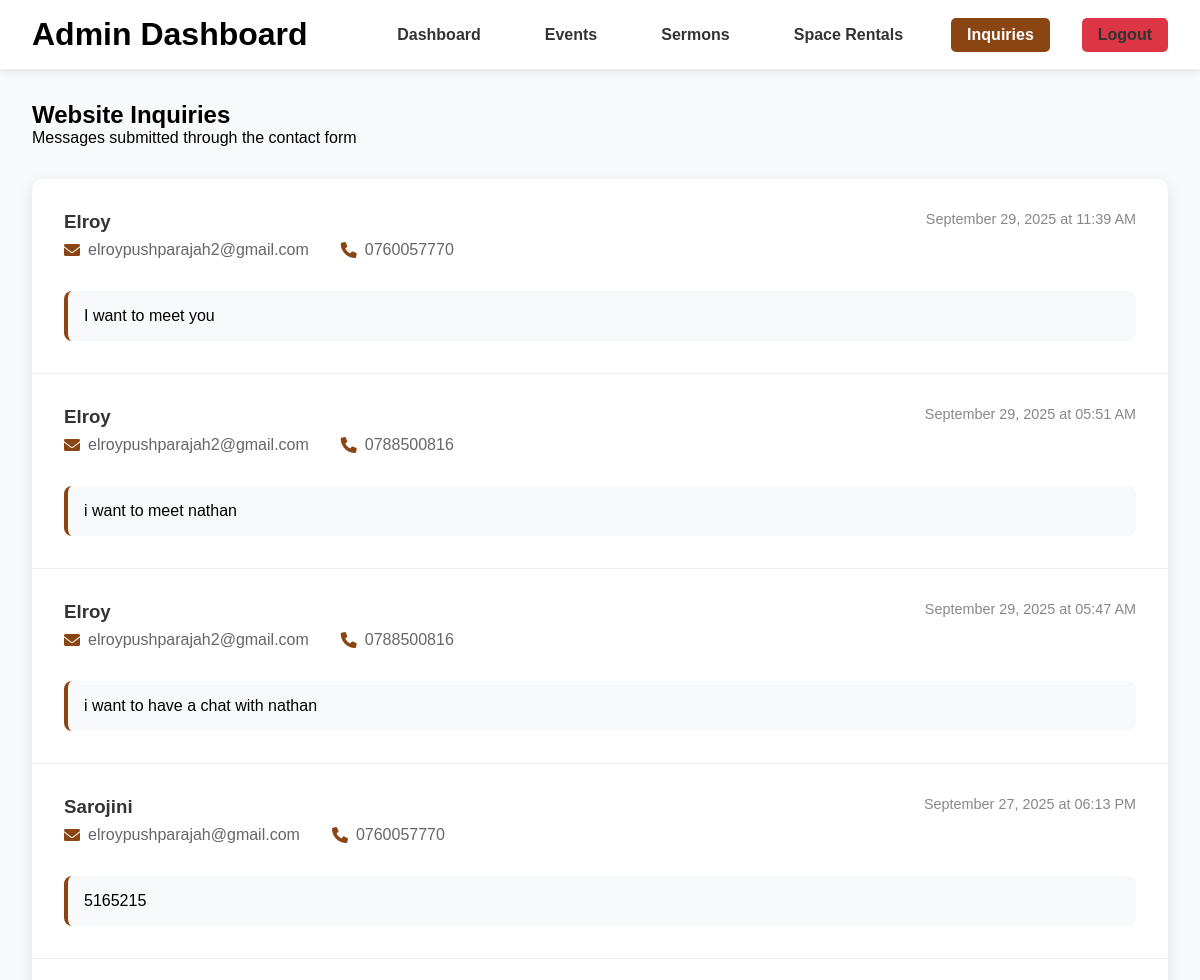
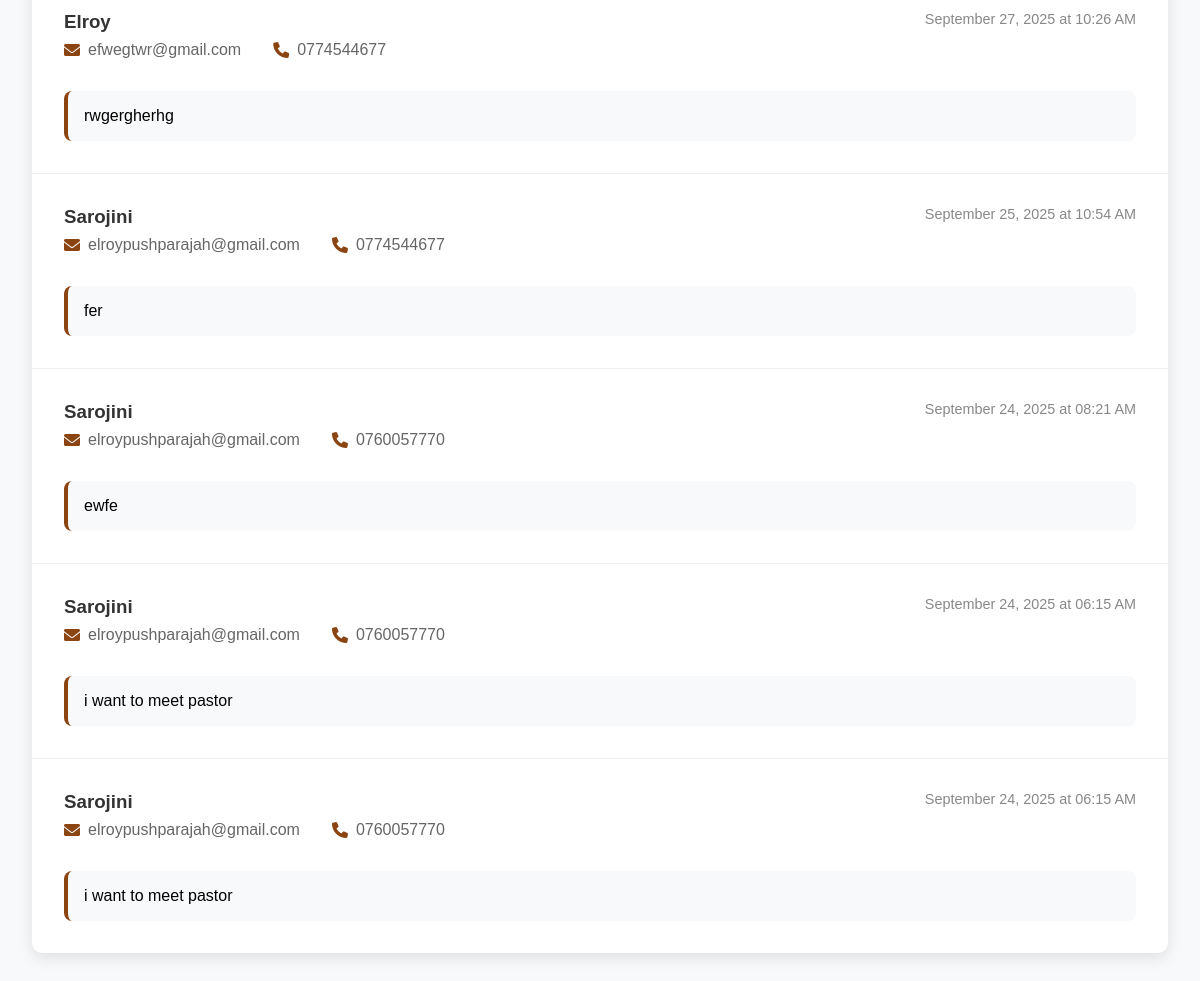
Page /admin_inquiries (signed in) on the committed database (2 pictures, top to bottom).
### app.py (models this page shows, shortened)
class Inquiry(db.Model):
    id = db.Column(db.Integer, primary_key=True)
    name = db.Column(db.String(100), nullable=False)
    phone = db.Column(db.String(20), nullable=False)
    email = db.Column(db.String(100), nullable=False)
    note = db.Column(db.Text, nullable=False)
    created_at = db.Column(db.DateTime, default=datetime.utcnow)

### app.py (the view)
@app.route('/admin_inquiries')
def admin_inquiries():
    if 'admin_id' not in session:
        return redirect(url_for('admin_login'))
    inquiries = Inquiry.query.order_by(Inquiry.created_at.desc()).all()
    return render_template('admin_inquiries.html', inquiries=inquiries)

### templates/admin_inquiries.html (shortened to what this page needs)
<!DOCTYPE html>
<html lang="en">
<head>
    <link href="https://cdnjs.cloudflare.com/ajax/libs/font-awesome/6.0.0/css/all.min.css" rel="stylesheet">
</head>
<body>
    <header class="admin-header">
        <h1>Admin Dashboard</h1>
        <nav class="admin-nav">
            <a href="{{ url_for('admin_dashboard') }}">Dashboard</a>
            <a href="{{ url_for('admin_events') }}">Events</a>
            <a href="{{ url_for('admin_sermons') }}">Sermons</a>
            <a href="{{ url_for('admin_space_rentals') }}">Space Rentals</a>
            <a href="{{ url_for('admin_inquiries') }}" class="active">Inquiries</a>
            <a href="{{ url_for('admin_logout') }}" class="logout-btn">Logout</a>
        </nav>
    </header>
    <main class="admin-content">
        <div class="page-header">
            <h2>Website Inquiries</h2>
            <p>Messages submitted through the contact form</p>
        </div>
        <div class="inquiries-list">
            {% if inquiries %}
                {% for inquiry in inquiries %}
                    <div class="inquiry-item">
                        <div class="inquiry-header">
                            <div class="inquiry-info">
                                <h3>{{ inquiry.name }}</h3>
                                <div class="contact-info">
                                    <span><i class="fas fa-envelope"></i> {{ inquiry.email }}</span>
                                    <span><i class="fas fa-phone"></i> {{ inquiry.phone }}</span>
                                </div>
                            </div>
                            <div class="inquiry-date">
                                {{ inquiry.created_at.strftime('%B %d, %Y at %I:%M %p') }}
                            </div>
                        </div>
                        <div class="inquiry-message">
                            <p>{{ inquiry.note }}</p>
                        </div>
                    </div>
                {% endfor %}
            {% else %}
                <div class="no-inquiries">
                    <i class="fas fa-inbox" style="font-size: 3rem; color: #ccc; margin-bottom: 1rem;"></i>
                    <h3>No inquiries yet</h3>
                    <p>When people submit the contact form, their messages will appear here.</p>
                </div>
            {% endif %}
        </div>
    </main>
</body>
</html>

### templates/admin_inquiries.html (style rules this page uses)
* { margin: 0; padding: 0; box-sizing: border-box; }
body { font-family: Arial, sans-serif; background: #f8f9fa; }
.admin-header { background: white; padding: 1rem 2rem; box-shadow: 0 2px 10px rgba(0,0,0,0.1); display: flex; justify-content: space-between; align-items: center; }
.admin-nav { display: flex; gap: 2rem; }
.admin-nav a { text-decoration: none; color: #333; font-weight: bold; padding: 0.5rem 1rem; border-radius: 5px; transition: background 0.3s ease; }
.admin-nav a:hover, .admin-nav a.active { background: #8B4513; color: white; }
.logout-btn { background: #dc3545; color: white; padding: 0.5rem 1rem; border: none; border-radius: 5px; text-decoration: none; }
.admin-content { padding: 2rem; max-width: 1200px; margin: 0 auto; }
.page-header { margin-bottom: 2rem; }
.inquiries-list { background: white; border-radius: 10px; box-shadow: 0 5px 15px rgba(0,0,0,0.1); overflow: hidden; }
.inquiry-item { padding: 2rem; border-bottom: 1px solid #eee; }
.inquiry-item:last-child { border-bottom: none; }
.inquiry-header { display: flex; justify-content: space-between; align-items: flex-start; margin-bottom: 1rem; }
.inquiry-info h3 { color: #333; margin-bottom: 0.5rem; }
.inquiry-date { font-size: 0.9rem; color: #888; }
.inquiry-message { background: #f8f9fa; padding: 1rem; border-radius: 8px; border-left: 4px solid #8B4513; }
.contact-info { display: flex; gap: 2rem; margin-bottom: 1rem; flex-wrap: wrap; }
.contact-info span { display: flex; align-items: center; gap: 0.5rem; color: #666; }
.contact-info i { color: #8B4513; }

### rows in the picture
Inquiry: name "Elroy", email "elroypushparajah2@gmail.com", phone "0760057770", created_at "September 29, 2025 at 11:39 AM", note "I want to meet you"
Inquiry: name "Elroy", email "elroypushparajah2@gmail.com", phone "0788500816", created_at "September 29, 2025 at 05:51 AM", note "i want to meet nathan"
Inquiry: name "Elroy", email "elroypushparajah2@gmail.com", phone "0788500816", created_at "September 29, 2025 at 05:47 AM", note "i want to have a chat with nathan"
Inquiry: name "Sarojini", email "elroypushparajah@gmail.com", phone "0760057770", created_at "September 27, 2025 at 06:13 PM", note "5165215"
Inquiry: name "Elroy", email "efwegtwr@gmail.com", phone "0774544677", created_at "September 27, 2025 at 10:26 AM", note "rwgergherhg"
Inquiry: name "Sarojini", email "elroypushparajah@gmail.com", phone "0774544677", created_at "September 25, 2025 at 10:54 AM", note "fer"
Inquiry: name "Sarojini", email "elroypushparajah@gmail.com", phone "0760057770", created_at "September 24, 2025 at 08:21 AM", note "ewfe"
Inquiry: name "Sarojini", email "elroypushparajah@gmail.com", phone "0760057770", created_at "September 24, 2025 at 06:15 AM", note "i want to meet pastor"
Inquiry: name "Sarojini", email "elroypushparajah@gmail.com", phone "0760057770", created_at "September 24, 2025 at 06:15 AM", note "i want to meet pastor"
